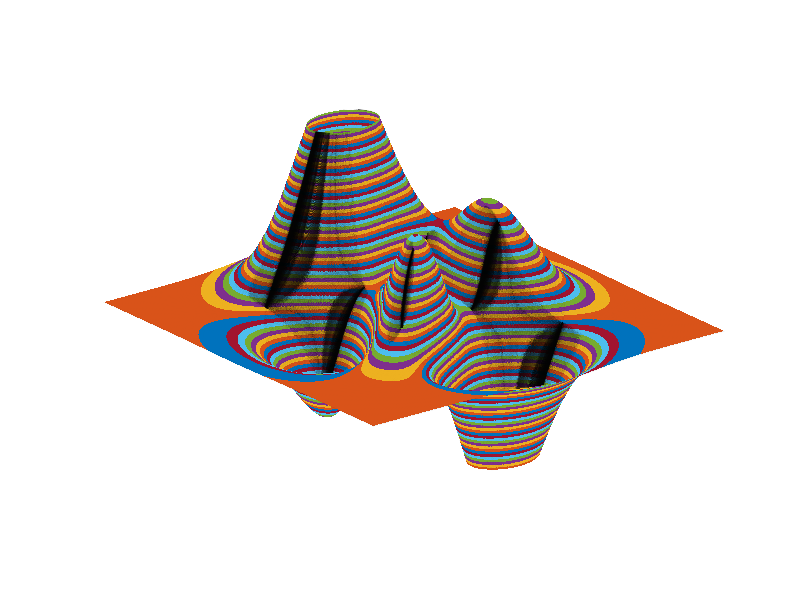

The MATLAB source for this figure: (Note: this script raises an error after producing the figure.)
ax = gca;
colormap(lines(128));
peaks(4096);
axis('off',[-3,3,-3,3,-4,6])
ax.Position = [0,0,1,1];
ax.Children.Clipping = 'off';